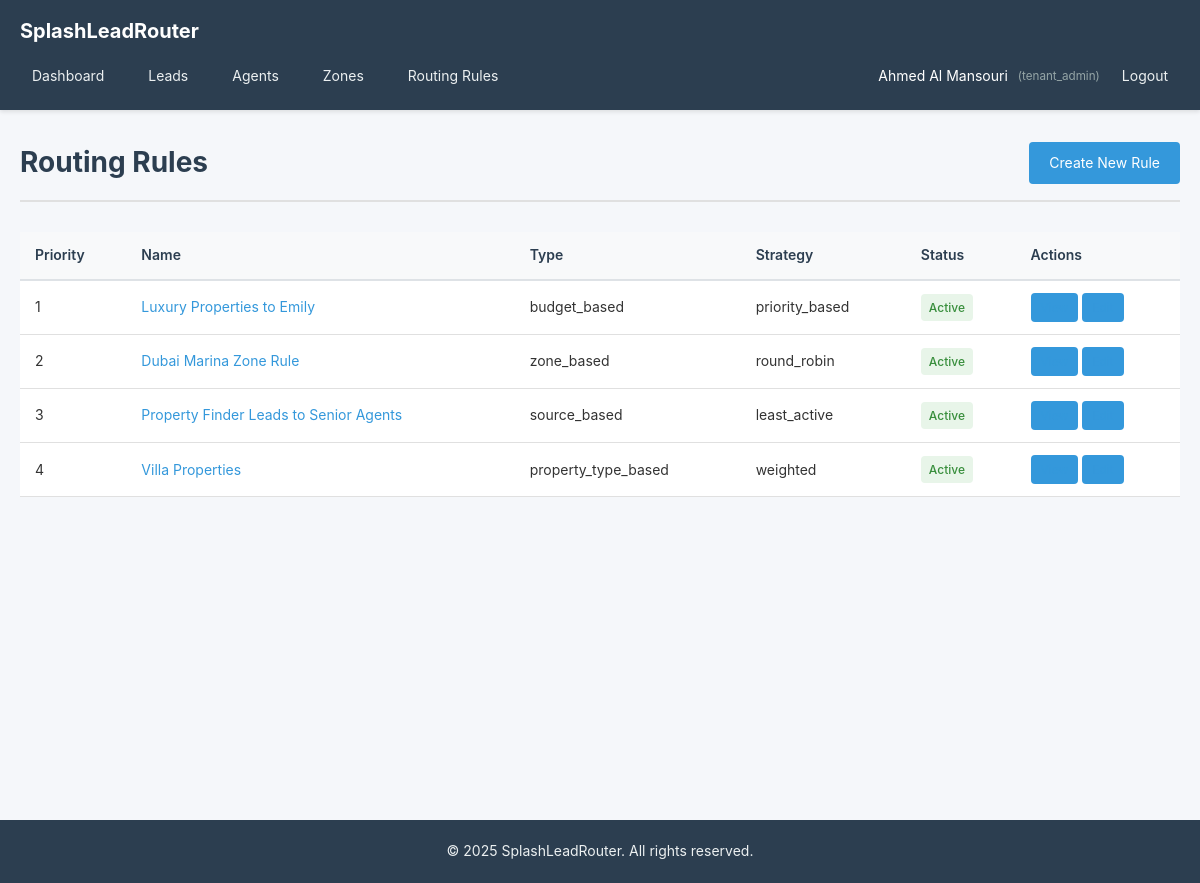
/routing-rules (signed in), run on the app's committed database.
### tables this page shows
CREATE TABLE `routing_rules` (
  `id` INT UNSIGNED NOT NULL AUTO_INCREMENT,
  `tenant_id` INT UNSIGNED NOT NULL,
  `name` VARCHAR(255) NOT NULL,
  `rule_type` ENUM('zone_based', 'budget_based', 'property_type_based', 'source_based', 'custom') NOT NULL,
  `priority` INT DEFAULT 1 COMMENT 'Lower number = higher priority',
  `conditions` TEXT DEFAULT NULL COMMENT 'JSON conditions',
  `assignment_strategy` ENUM('round_robin', 'least_active', 'priority_based', 'weighted') DEFAULT 'round_robin',
  `target_agent_ids` TEXT DEFAULT NULL COMMENT 'JSON array of agent IDs',
  `target_zone_ids` TEXT DEFAULT NULL COMMENT 'JSON array of zone IDs',
  `is_active` TINYINT(1) DEFAULT 1,
  `created_at` TIMESTAMP DEFAULT CURRENT_TIMESTAMP,
  `updated_at` TIMESTAMP DEFAULT CURRENT_TIMESTAMP ON UPDATE CURRENT_TIMESTAMP,
  PRIMARY KEY (`id`),
  INDEX `idx_tenant_id` (`tenant_id`),
  INDEX `idx_rule_type` (`rule_type`),
  INDEX `idx_priority` (`priority`),
  INDEX `idx_is_active` (`is_active`),
  FOREIGN KEY (`tenant_id`) REFERENCES `tenants`(`id`) ON DELETE CASCADE
);

### app/controllers/RoutingRuleController.php (called while the page is built, shortened)
<?php
require_once __DIR__ . '/../core/Controller.php';
require_once __DIR__ . '/../models/RoutingRule.php';
class RoutingRuleController extends Controller {
    public function index() {
        $tenantId = $this->getCurrentTenantId();
        $ruleModel = $this->model('RoutingRule');
        $page = isset($_GET['page']) ? (int)$_GET['page'] : 1;
        $perPage = 20;
        $offset = ($page - 1) * $perPage;
        $rules = $ruleModel->getRulesByTenant($tenantId, $perPage, $offset);
        $totalRules = $ruleModel->count(['tenant_id' => $tenantId]);
        $totalPages = ceil($totalRules / $perPage);
        $data = [
            'rules' => $rules,
            'current_page' => $page,
            'total_pages' => $totalPages
        ];
        $this->view('routing/index', $data);
    }
}

### public/index.php (called while the page is built, shortened)
<?php
require_once __DIR__ . '/../app/core/Database.php';
require_once __DIR__ . '/../app/core/Router.php';
require_once __DIR__ . '/../app/core/Controller.php';
require_once __DIR__ . '/../app/core/Model.php';
require_once __DIR__ . '/../app/core/View.php';
$router = new Router();
$router->get('/', 'DashboardController', 'index', 'home');
$router->get('/login', 'AuthController', 'showLogin', 'login.show');
$router->post('/login', 'AuthController', 'login', 'login.post');
$router->get('/logout', 'AuthController', 'logout', 'logout');
$router->get('/register', 'AuthController', 'showRegister', 'register.show');
$router->post('/register', 'AuthController', 'register', 'register.post');
$router->get('/dashboard', 'DashboardController', 'index', 'dashboard');
$router->get('/leads', 'LeadController', 'index', 'leads.index');
$router->get('/leads/create', 'LeadController', 'create', 'leads.create');
$router->post('/leads', 'LeadController', 'store', 'leads.store');
$router->get('/leads/:id', 'LeadController', 'show', 'leads.show');
$router->get('/leads/:id/edit', 'LeadController', 'edit', 'leads.edit');
$router->post('/leads/:id/update', 'LeadController', 'update', 'leads.update');
$router->post('/leads/:id/status', 'LeadController', 'updateStatus', 'leads.status');
$router->post('/leads/:id/notes', 'LeadController', 'addNote', 'leads.notes');
$router->post('/leads/:id/reassign', 'LeadController', 'reassign', 'leads.reassign');
$router->get('/agents', 'AgentController', 'index', 'agents.index');
$router->get('/agents/create', 'AgentController', 'create', 'agents.create');
$router->post('/agents', 'AgentController', 'store', 'agents.store');
$router->get('/agents/:id', 'AgentController', 'show', 'agents.show');
$router->get('/agents/:id/edit', 'AgentController', 'edit', 'agents.edit');
$router->post('/agents/:id/update', 'AgentController', 'update', 'agents.update');
$router->post('/agents/:id/delete', 'AgentController', 'delete', 'agents.delete');
$router->get('/zones', 'ZoneController', 'index', 'zones.index');
$router->get('/zones/create', 'ZoneController', 'create', 'zones.create');
$router->post('/zones', 'ZoneController', 'store', 'zones.store');
$router->get('/zones/:id', 'ZoneController', 'show', 'zones.show');
$router->get('/zones/:id/edit', 'ZoneController', 'edit', 'zones.edit');
$router->post('/zones/:id/update', 'ZoneController', 'update', 'zones.update');
$router->post('/zones/:id/assign-agent', 'ZoneController', 'assignAgent', 'zones.assign');
$router->post('/zones/:id/remove-agent/:agentId', 'ZoneController', 'removeAgent', 'zones.remove');
$router->post('/zones/:id/delete', 'ZoneController', 'delete', 'zones.delete');
$router->get('/routing-rules', 'RoutingRuleController', 'index', 'routing.index');
$router->get('/routing-rules/create', 'RoutingRuleController', 'create', 'routing.create');
$router->post('/routing-rules', 'RoutingRuleController', 'store', 'routing.store');
$router->get('/routing-rules/:id', 'RoutingRuleController', 'show', 'routing.show');
$router->get('/routing-rules/:id/edit', 'RoutingRuleController', 'edit', 'routing.edit');
$router->post('/routing-rules/:id/update', 'RoutingRuleController', 'update', 'routing.update');
$router->post('/routing-rules/:id/toggle', 'RoutingRuleController', 'toggleStatus', 'routing.toggle');
$router->post('/routing-rules/:id/delete', 'RoutingRuleController', 'delete', 'routing.delete');
$router->get('/api/docs', 'ApiController', 'docs', 'api.docs');
$router->post('/api/leads', 'ApiController', 'createLead', 'api.leads.create');
$router->post('/api/leads/:id', 'ApiController', 'updateLead', 'api.leads.update');
$router->get('/api/leads/:id', 'ApiController', 'getLead', 'api.leads.get');
$router->dispatch();

### config/database.php (called while the page is built)
<?php
return [
    'host' => getenv('DB_HOST') ?: 'localhost',
    'database' => getenv('DB_NAME') ?: 'splashleadrouter',
    'username' => getenv('DB_USER') ?: 'root',
    'password' => getenv('DB_PASS') ?: '',
    'charset' => 'utf8mb4',
];

### app/core/Database.php (called while the page is built, shortened)
<?php
class Database {
    private static $instance = null;
    private $connection;
    private function __construct() {
        $config = require_once __DIR__ . '/../../config/database.php';
        $dsn = "mysql:host={$config['host']};dbname={$config['database']};charset={$config['charset']}";
        $options = [
            PDO::ATTR_ERRMODE => PDO::ERRMODE_EXCEPTION,
            PDO::ATTR_DEFAULT_FETCH_MODE => PDO::FETCH_ASSOC,
            PDO::ATTR_EMULATE_PREPARES => false,
        ];
        try {
            $this->connection = new PDO($dsn, $config['username'], $config['password'], $options);
        } catch (PDOException $e) {
            die('Database connection failed: ' . $e->getMessage());
        }
    }
    public static function getInstance() {
        if (self::$instance === null) {
            self::$instance = new self();
        }
        return self::$instance;
    }
    public function query($sql, $params = []) {
        $stmt = $this->connection->prepare($sql);
        $stmt->execute($params);
        return $stmt;
    }
}

### app/models/RoutingRule.php (called while the page is built, shortened)
<?php
require_once __DIR__ . '/../core/Model.php';
class RoutingRule extends Model {
    protected $table = 'routing_rules';
    public function getRulesByTenant($tenantId, $limit = 20, $offset = 0) {
        $sql = "SELECT * FROM {$this->table}
                WHERE tenant_id = ?
                ORDER BY priority ASC, created_at DESC
                LIMIT ? OFFSET ?";
        $stmt = $this->query($sql, [$tenantId, $limit, $offset]);
        return $stmt->fetchAll();
    }
}

### app/core/Model.php (called while the page is built, shortened)
<?php
class Model {
    protected $db;
    public function __construct() {
        $this->db = Database::getInstance();
    }
    protected function query($sql, $params = []) {
        return $this->db->query($sql, $params);
    }
}

### app/core/View.php (called while the page is built, shortened)
<?php
class View {
    public static function escape($string) {
        return htmlspecialchars($string, ENT_QUOTES, 'UTF-8');
    }
}

### app/views/routing/index.php (the view, shortened to what this page needs)
<?php
require_once __DIR__ . '/../layouts/header.php';
?>
<div class="page-header">
    <h1>Routing Rules</h1>
    <a href="/routing-rules/create" class="btn btn-primary">Create New Rule</a>
</div>
<table class="data-table">
    <thead>
        <tr>
            <th>Priority</th>
            <th>Name</th>
            <th>Type</th>
            <th>Strategy</th>
            <th>Status</th>
            <th>Actions</th>
        </tr>
    </thead>
    <tbody>
        <?php if (empty($rules)): ?>
        <tr>
            <td colspan="6" style="text-align: center;">No routing rules found</td>
        </tr>
        <?php else: ?>
        <?php foreach ($rules as $rule): ?>
        <tr>
            <td><?php echo $rule['priority']; ?></td>
            <td><a href="/routing-rules/<?php echo $rule['id']; ?>"><?php echo View::escape($rule['name']); ?></a></td>
            <td><?php echo View::escape($rule['rule_type']); ?></td>
            <td><?php echo View::escape($rule['assignment_strategy']); ?></td>
            <td><span class="badge badge-<?php echo $rule['is_active'] ? 'active' : 'inactive'; ?>"><?php echo $rule['is_active'] ? 'Active' : 'Inactive'; ?></span></td>
            <td>
                <a href="/routing-rules/<?php echo $rule['id']; ?>" class="btn btn-sm">View</a>
                <a href="/routing-rules/<?php echo $rule['id']; ?>/edit" class="btn btn-sm">Edit</a>
            </td>
        </tr>
        <?php endforeach; ?>
        <?php endif; ?>
    </tbody>
</table>
<?php require_once __DIR__ . '/../layouts/footer.php'; ?>

### app/core/Router.php (shortened to what this page needs)
<?php
class Router {
    private $routes = [];
    private function addRoute($method, $path, $controller, $action, $name = null) {
        $pattern = $this->convertPathToRegex($path);
        $this->routes[] = [
            'method' => $method,
            'path' => $path,
            'pattern' => $pattern,
            'controller' => $controller,
            'action' => $action
        ];
    }
    private function convertPathToRegex($path) {
        $pattern = preg_replace('/\/:([a-zA-Z0-9_]+)/', '/(?P<$1>[a-zA-Z0-9_-]+)', $path);
        return '#^' . $pattern . '$#';
    }
    public function dispatch() {
        $requestMethod = $_SERVER['REQUEST_METHOD'];
        $requestUri = $_SERVER['REQUEST_URI'];
        $requestUri = strtok($requestUri, '?');
        $requestUri = rtrim($requestUri, '/');
        foreach ($this->routes as $route) {
            if ($route['method'] === $requestMethod && preg_match($route['pattern'], $requestUri, $matches)) {
                $params = array_filter($matches, 'is_string', ARRAY_FILTER_USE_KEY);
                $controller = new $controllerName();
                $action = $route['action'];
                call_user_func_array([$controller, $action], $params);
                return;
            }
        }
    }
}

### public/assets/css/style.css (style rules this page uses)
* { margin: 0; padding: 0; box-sizing: border-box; }
body { font-family: -apple-system, BlinkMacSystemFont, 'Segoe UI', Roboto, 'Helvetica Neue', Arial, sans-serif; font-size: 14px; line-height: 1.6; color: #333; background-color: #f5f7fa; }
.page-header { display: flex; justify-content: space-between; align-items: center; margin-bottom: 30px; padding-bottom: 15px; border-bottom: 2px solid #e0e0e0; }
.page-header h1 { font-size: 28px; color: #2c3e50; }
.btn { display: inline-block; padding: 10px 20px; background-color: #3498db; color: white; text-decoration: none; border-radius: 4px; border: none; cursor: pointer; font-size: 14px; transition: background 0.3s; }
.btn-primary { background-color: #3498db; }
.btn-sm { padding: 5px 10px; font-size: 12px; }
.data-table { width: 100%; border-collapse: collapse; background: white; }
.data-table thead { background-color: #f8f9fa; border-bottom: 2px solid #dee2e6; }
.data-table th { padding: 12px 15px; text-align: left; font-weight: 600; color: #2c3e50; }
.data-table td { padding: 12px 15px; border-bottom: 1px solid #e0e0e0; }
.data-table a { color: #3498db; text-decoration: none; }
.badge { display: inline-block; padding: 4px 8px; border-radius: 4px; font-size: 12px; font-weight: 500; }
.badge-active { background-color: #e8f5e9; color: #388e3c; }

### data on the page
routing_rules: priority "1", name "Luxury Properties to Emily", rule_type "budget_based", assignment_strategy "priority_based", is_active "Active"
routing_rules: priority "2", name "Dubai Marina Zone Rule", rule_type "zone_based", assignment_strategy "round_robin", is_active "Active"
routing_rules: priority "3", name "Property Finder Leads to Senior Agents", rule_type "source_based", assignment_strategy "least_active", is_active "Active"
routing_rules: priority "4", name "Villa Properties", rule_type "property_type_based", assignment_strategy "weighted", is_active "Active"
